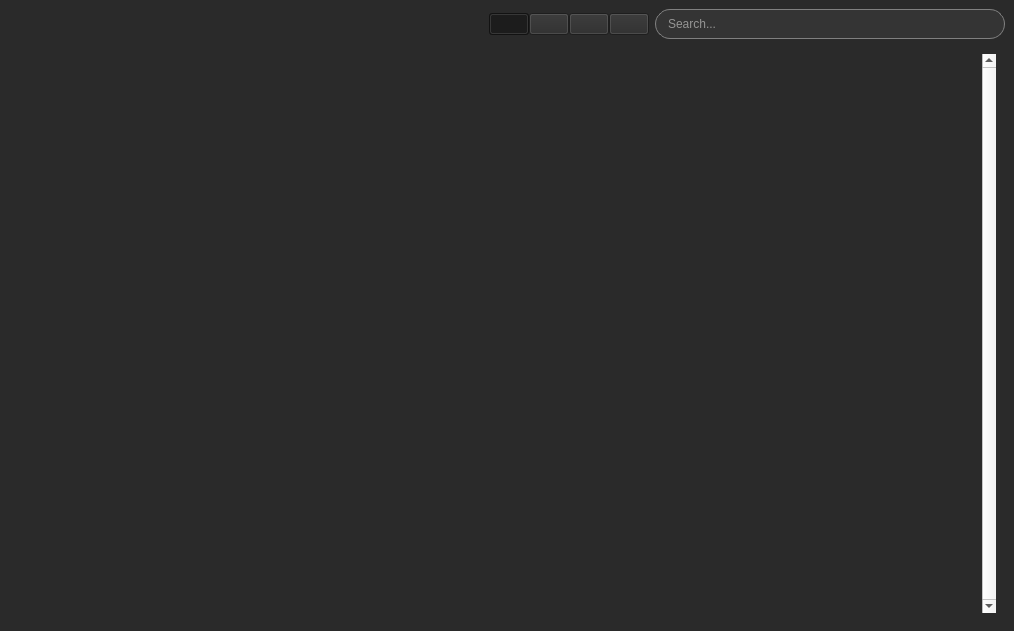
<?xml version="1.0" encoding="UTF-8"?>
<ui version="4.0">
 <class>MainWindow</class>
 <widget class="QMainWindow" name="MainWindow">
  <property name="geometry">
   <rect>
    <x>0</x>
    <y>0</y>
    <width>1014</width>
    <height>631</height>
   </rect>
  </property>
  <property name="windowTitle">
   <string>MainWindow</string>
  </property>
  <property name="styleSheet">
   <string notr="true">QMainWindow{
	background-color: rgb(42, 42, 42);
}</string>
  </property>
  <widget class="QWidget" name="centralwidget">
   <layout class="QVBoxLayout" name="verticalLayout">
    <item>
     <layout class="QGridLayout" name="gridLayout_2" rowstretch="0,0,0">
      <item row="0" column="6">
       <widget class="QTextEdit" name="search_te">
        <property name="minimumSize">
         <size>
          <width>350</width>
          <height>0</height>
         </size>
        </property>
        <property name="maximumSize">
         <size>
          <width>350</width>
          <height>30</height>
         </size>
        </property>
        <property name="styleSheet">
         <string notr="true">QTextEdit {

	color: rgb(246, 245, 244);
	background-color: rgb(52, 52, 52);
	border : 1px solid grey;
	border-radius: 15px;
	padding-left : 8px;
	padding-top: 3px;

}</string>
        </property>
        <property name="verticalScrollBarPolicy">
         <enum>Qt::ScrollBarAlwaysOff</enum>
        </property>
        <property name="horizontalScrollBarPolicy">
         <enum>Qt::ScrollBarAlwaysOff</enum>
        </property>
        <property name="lineWrapMode">
         <enum>QTextEdit::NoWrap</enum>
        </property>
        <property name="placeholderText">
         <string>Search...</string>
        </property>
       </widget>
      </item>
      <item row="2" column="0" colspan="7">
       <widget class="QWidget" name="widget" native="true">
        <layout class="QHBoxLayout" name="horizontalLayout">
         <item>
          <widget class="QListWidget" name="items_lw">
           <property name="minimumSize">
            <size>
             <width>0</width>
             <height>0</height>
            </size>
           </property>
           <property name="cursor" stdset="0">
            <cursorShape>ArrowCursor</cursorShape>
           </property>
           <property name="mouseTracking">
            <bool>false</bool>
           </property>
           <property name="focusPolicy">
            <enum>Qt::NoFocus</enum>
           </property>
           <property name="styleSheet">
            <string notr="true">.QListWidget{
	border: 0;
	background: transparent;
}

QScrollBar:vertical{
	background: rgb(30, 30, 30);
	width:10px;
}

QScrollBar::add-page:vertical, QScrollBar::sub-page:vertical {
    background: none;
}

QScrollBar::handle:vertical {
	background-color: rgb(60, 60, 60);
	border-radius: 5px;
}

QScrollBar::add-line:vertical {
      border: none;
      background: none;
}

QScrollBar::sub-line:vertical {
      border: none;
      background: none;
}


</string>
           </property>
           <property name="frameShape">
            <enum>QFrame::StyledPanel</enum>
           </property>
           <property name="frameShadow">
            <enum>QFrame::Sunken</enum>
           </property>
           <property name="verticalScrollBarPolicy">
            <enum>Qt::ScrollBarAlwaysOn</enum>
           </property>
           <property name="horizontalScrollBarPolicy">
            <enum>Qt::ScrollBarAlwaysOff</enum>
           </property>
           <property name="autoScroll">
            <bool>true</bool>
           </property>
           <property name="autoScrollMargin">
            <number>16</number>
           </property>
           <property name="selectionMode">
            <enum>QAbstractItemView::NoSelection</enum>
           </property>
           <property name="verticalScrollMode">
            <enum>QAbstractItemView::ScrollPerPixel</enum>
           </property>
           <property name="horizontalScrollMode">
            <enum>QAbstractItemView::ScrollPerPixel</enum>
           </property>
           <property name="movement">
            <enum>QListView::Free</enum>
           </property>
           <property name="viewMode">
            <enum>QListView::IconMode</enum>
           </property>
          </widget>
         </item>
        </layout>
       </widget>
      </item>
      <item row="0" column="1">
       <spacer name="horizontalSpacer">
        <property name="orientation">
         <enum>Qt::Horizontal</enum>
        </property>
        <property name="sizeHint" stdset="0">
         <size>
          <width>40</width>
          <height>20</height>
         </size>
        </property>
       </spacer>
      </item>
      <item row="0" column="2" colspan="4">
       <widget class="QWidget" name="widget_2" native="true">
        <property name="minimumSize">
         <size>
          <width>0</width>
          <height>0</height>
         </size>
        </property>
        <property name="styleSheet">
         <string notr="true">QPushButton {

background-color: rgb(42, 42, 42);

}

QPushButton:checked{

background-color: rgb(25, 25, 25);

}
</string>
        </property>
        <layout class="QHBoxLayout" name="horizontalLayout_4">
         <property name="spacing">
          <number>0</number>
         </property>
         <property name="leftMargin">
          <number>0</number>
         </property>
         <property name="topMargin">
          <number>0</number>
         </property>
         <property name="rightMargin">
          <number>0</number>
         </property>
         <property name="bottomMargin">
          <number>0</number>
         </property>
         <item>
          <widget class="QPushButton" name="all_check">
           <property name="text">
            <string/>
           </property>
           <property name="icon">
            <iconset resource="../../ressources.qrc">
             <normaloff>:/icons/ui/ressources/all.png</normaloff>:/icons/ui/ressources/all.png</iconset>
           </property>
           <property name="iconSize">
            <size>
             <width>24</width>
             <height>24</height>
            </size>
           </property>
           <property name="checkable">
            <bool>true</bool>
           </property>
           <property name="checked">
            <bool>true</bool>
           </property>
           <property name="flat">
            <bool>false</bool>
           </property>
          </widget>
         </item>
         <item>
          <widget class="QPushButton" name="models_check">
           <property name="cursor">
            <cursorShape>ArrowCursor</cursorShape>
           </property>
           <property name="styleSheet">
            <string notr="true"/>
           </property>
           <property name="text">
            <string/>
           </property>
           <property name="icon">
            <iconset resource="../../ressources.qrc">
             <normaloff>:/icons/ui/ressources/model.png</normaloff>:/icons/ui/ressources/model.png</iconset>
           </property>
           <property name="iconSize">
            <size>
             <width>24</width>
             <height>24</height>
            </size>
           </property>
           <property name="checkable">
            <bool>true</bool>
           </property>
          </widget>
         </item>
         <item>
          <widget class="QPushButton" name="textures_check">
           <property name="text">
            <string/>
           </property>
           <property name="icon">
            <iconset resource="../../ressources.qrc">
             <normaloff>:/icons/ui/ressources/texture.png</normaloff>:/icons/ui/ressources/texture.png</iconset>
           </property>
           <property name="iconSize">
            <size>
             <width>24</width>
             <height>24</height>
            </size>
           </property>
           <property name="checkable">
            <bool>true</bool>
           </property>
          </widget>
         </item>
         <item>
          <widget class="QPushButton" name="materials_check">
           <property name="text">
            <string/>
           </property>
           <property name="icon">
            <iconset resource="../../ressources.qrc">
             <normaloff>:/icons/ui/ressources/material.png</normaloff>:/icons/ui/ressources/material.png</iconset>
           </property>
           <property name="iconSize">
            <size>
             <width>24</width>
             <height>24</height>
            </size>
           </property>
           <property name="checkable">
            <bool>true</bool>
           </property>
          </widget>
         </item>
        </layout>
       </widget>
      </item>
     </layout>
    </item>
   </layout>
  </widget>
 </widget>
 <resources>
  <include location="../../ressources.qrc"/>
 </resources>
 <connections/>
</ui>
